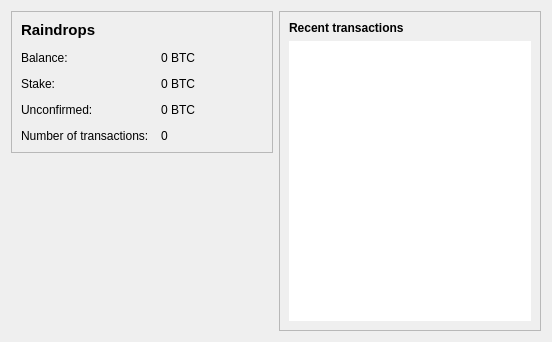
<?xml version="1.0" encoding="UTF-8"?>
<ui version="4.0">
 <class>OverviewPage</class>
 <widget class="QWidget" name="OverviewPage">
  <property name="geometry">
   <rect>
    <x>0</x>
    <y>0</y>
    <width>552</width>
    <height>342</height>
   </rect>
  </property>
  <property name="windowTitle">
   <string>Form</string>
  </property>
  <layout class="QHBoxLayout" name="horizontalLayout" stretch="1,1">
   <item>
    <layout class="QVBoxLayout" name="verticalLayout_2">
     <item>
      <widget class="QFrame" name="frame">
       <property name="frameShape">
        <enum>QFrame::StyledPanel</enum>
       </property>
       <property name="frameShadow">
        <enum>QFrame::Raised</enum>
       </property>
       <layout class="QFormLayout" name="formLayout_2">
        <property name="fieldGrowthPolicy">
         <enum>QFormLayout::AllNonFixedFieldsGrow</enum>
        </property>
        <property name="horizontalSpacing">
         <number>12</number>
        </property>
        <property name="verticalSpacing">
         <number>12</number>
        </property>
        <item row="2" column="0">
         <widget class="QLabel" name="label">
          <property name="text">
           <string>Balance:</string>
          </property>
         </widget>
        </item>
        <item row="2" column="1">
         <widget class="QLabel" name="labelBalance">
          <property name="text">
           <string notr="true">0 BTC</string>
          </property>
         </widget>
        </item>
        <item row="5" column="0">
         <widget class="QLabel" name="label_2">
          <property name="text">
           <string>Number of transactions:</string>
          </property>
         </widget>
        </item>
        <item row="5" column="1">
         <widget class="QLabel" name="labelNumTransactions">
          <property name="text">
           <string>0</string>
          </property>
         </widget>
        </item>
        <item row="4" column="0">
         <widget class="QLabel" name="label_3">
          <property name="text">
           <string>Unconfirmed:</string>
          </property>
         </widget>
        </item>
        <item row="4" column="1">
         <widget class="QLabel" name="labelUnconfirmed">
          <property name="text">
           <string notr="true">0 BTC</string>
          </property>
         </widget>
        </item>
        <item row="3" column="0">
         <widget class="QLabel" name="label_6">
          <property name="text">
           <string>Stake:</string>
          </property>
         </widget>
        </item>
        <item row="3" column="1">
         <widget class="QLabel" name="labelStake">
          <property name="text">
           <string notr="true">0 BTC</string>
          </property>
         </widget>
        </item>
        <item row="1" column="0">
         <widget class="QLabel" name="label_5">
          <property name="font">
           <font>
            <pointsize>11</pointsize>
            <weight>75</weight>
            <bold>true</bold>
           </font>
          </property>
          <property name="text">
           <string>Raindrops </string>
          </property>
         </widget>
        </item>
       </layout>
      </widget>
     </item>
     <item alignment="Qt::AlignHCenter|Qt::AlignBottom">
      <widget class="QLabel" name="label_7">
       <property name="text">
        <string/>
       </property>
       <property name="pixmap">
        <pixmap resource="../bitcoin.qrc">:/icons/Raindrops_testnet</pixmap>
       </property>
      </widget>
     </item>
     <item>
      <spacer name="verticalSpacer">
       <property name="orientation">
        <enum>Qt::Vertical</enum>
       </property>
       <property name="sizeHint" stdset="0">
        <size>
         <width>20</width>
         <height>40</height>
        </size>
       </property>
      </spacer>
     </item>
    </layout>
   </item>
   <item>
    <layout class="QVBoxLayout" name="verticalLayout_3">
     <item>
      <widget class="QFrame" name="frame_2">
       <property name="frameShape">
        <enum>QFrame::StyledPanel</enum>
       </property>
       <property name="frameShadow">
        <enum>QFrame::Raised</enum>
       </property>
       <layout class="QVBoxLayout" name="verticalLayout">
        <item>
         <widget class="QLabel" name="label_4">
          <property name="text">
           <string>&lt;b&gt;Recent transactions&lt;/b&gt;</string>
          </property>
         </widget>
        </item>
        <item>
         <widget class="QListView" name="listTransactions">
          <property name="frameShape">
           <enum>QFrame::NoFrame</enum>
          </property>
          <property name="verticalScrollBarPolicy">
           <enum>Qt::ScrollBarAlwaysOff</enum>
          </property>
          <property name="horizontalScrollBarPolicy">
           <enum>Qt::ScrollBarAlwaysOff</enum>
          </property>
         </widget>
        </item>
       </layout>
      </widget>
     </item>
    </layout>
   </item>
  </layout>
 </widget>
 <resources>
  <include location="../bitcoin.qrc"/>
 </resources>
 <connections/>
</ui>
